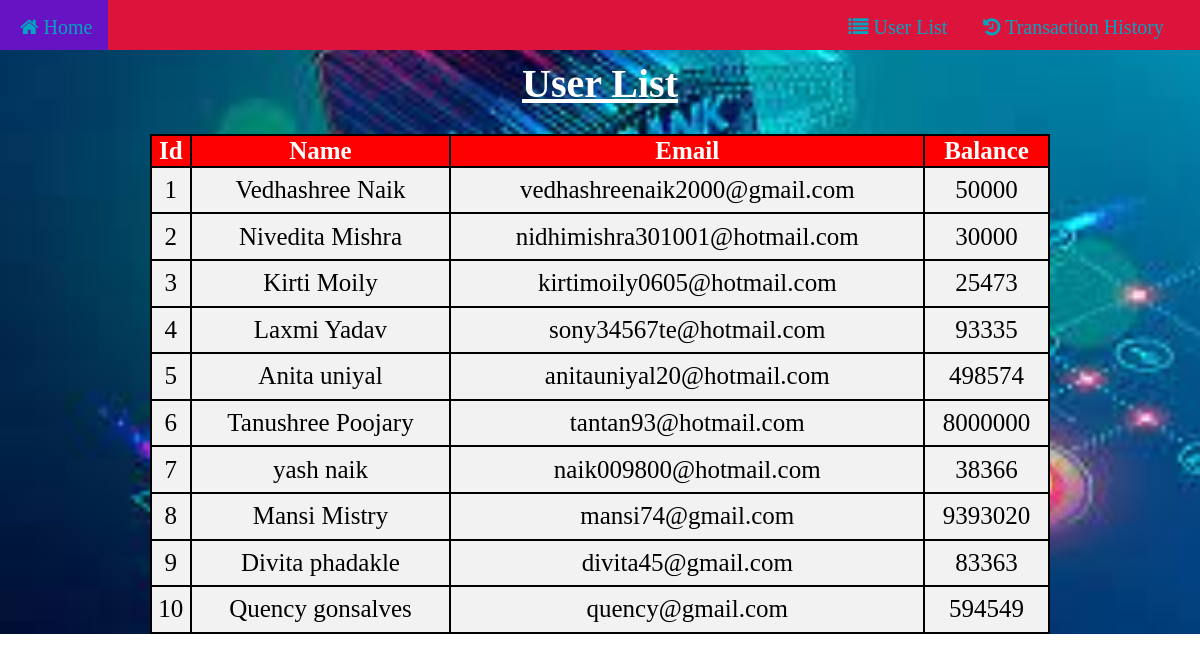
Page /table.php on the committed database.
### tables this page shows
CREATE TABLE `user` (
  `id` int(100) NOT NULL,
  `name1` varchar(100) NOT NULL,
  `email` varchar(100) NOT NULL,
  `balance` float NOT NULL
);

### table.php (the view, shortened to what this page needs)
<?php
		$conn = mysqli_connect("localhost", "root", "", "test");
?>
<!DOCTYPE html>
<html>
<head>
<link rel="stylesheet" href="https://cdnjs.cloudflare.com/ajax/libs/font-awesome/4.7.0/css/font-awesome.min.css">
    <link rel="stylesheet" type="text/css" href="navstylebar.css">
</head>
<body>
    <div id="navbar">
  <a class="hi" href="index.php"><i class="fa fa-home"></i> Home</a>
  <a class="hello" href="table.php"><i class="fa fa-list"></i> User List</a>
  <a class="bye" href="transaction.php"><i class="fa fa-history"></i> Transaction History</a>
  </div>
    <h1><u>User List</u></h1>
    <table class="center">
    <thead>
        <tr>
            <th>Id</th>
            <th>Name</th>
            <th>Email</th>
            <th>Balance</th>
        </tr>
    </thead>
    <tbody>
        <?php $sql = "SELECT id, name1, email, balance FROM user";
        $result = mysqli_query($conn, $sql);?>
        <?php while( $row = mysqli_fetch_array($result)) : ?>
        <tr>
            <td><?php echo $row['id']; ?></td>
            <td><?php echo $row['name1']; ?></td>
            <td><?php echo $row['email']; ?></td>
            <td><?php echo $row['balance']; ?></td>
        </tr>
        <?php endwhile ?>
    </tbody>
</table>
</body>
</html>

### navstylebar.css (style rules this page uses)
#navbar { overflow: hidden; background-color:crimson; height: 50px; font-size: 35px; }
#navbar a { float: left; display: block; color: #05a4c0; text-align: center; padding: 16px; text-decoration: none; padding-left: 20px; }
.hello { margin-left: 20px; float: right; }
.bye { margin-right: 20px; float: right; }
.hi { margin-right: 700px; float: right; }

### table.php (style rules this page uses)
table, th,tr,td { border: 2px solid black; }
.center { margin-left: auto; margin-right: auto; border-collapse: collapse; }
table { width: 900px; height: 500px; color: black; font-size: 30px; border-color: black; }
h1 { text-align: center; color: white; font-size: 40px; margin-top:10px; }
body { background-image: url("index.jpg"); background-repeat: no-repeat; background-size: cover; margin: 0; }
th, td { text-align: center; }
th { background-color: red ; color: white; border: 2px solid black; }
a { font-size:20px; }
tr { font-size:25px; border: 2px solid black; background-color: #f2f2f2; }

### rows in the picture
user: id "1", name1 "Vedhashree Naik", email "vedhashreenaik2000@gmail.com", balance "50000"
user: id "2", name1 "Nivedita Mishra", email "nidhimishra301001@hotmail.com", balance "30000"
user: id "3", name1 "Kirti Moily", email "kirtimoily0605@hotmail.com", balance "25473"
user: id "4", name1 "Laxmi Yadav", email "sony34567te@hotmail.com", balance "93335"
user: id "5", name1 "Anita uniyal", email "anitauniyal20@hotmail.com", balance "498574"
user: id "6", name1 "Tanushree Poojary", email "tantan93@hotmail.com", balance "8000000"
user: id "7", name1 "yash naik", email "naik009800@hotmail.com", balance "38366"
user: id "8", name1 "Mansi Mistry", email "mansi74@gmail.com", balance "9393020"
user: id "9", name1 "Divita phadakle", email "divita45@gmail.com", balance "83363"
user: id "10", name1 "Quency gonsalves", email "quency@gmail.com", balance "594549"
